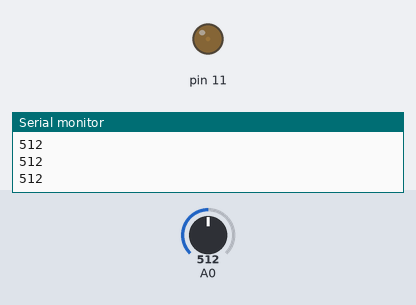
Simulated run of this sketch. Board: Arduino Uno, built with avr-gcc and run on an emulated ATmega328P. On the bench: output pins drawn as LEDs (lit = HIGH), the last lines printed to the serial monitor. The test bench sets the inputs (shaded band); at power-on: A0 = 512.

Above: at 1.2 s.
1.3 s: A0 set to 490
At 2.5 s:
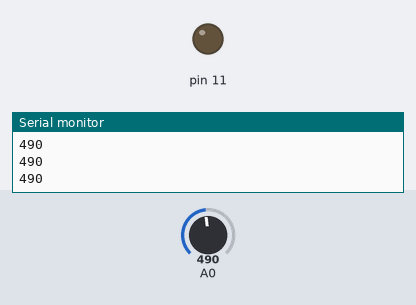
2.8 s: A0 set to 511
At 4.0 s:
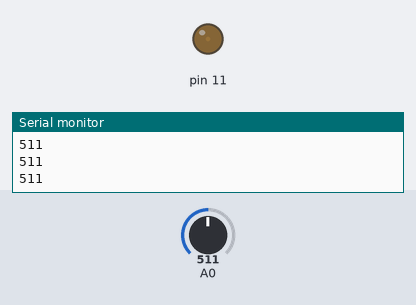
4.3 s: A0 set to 716
At 5.0 s:
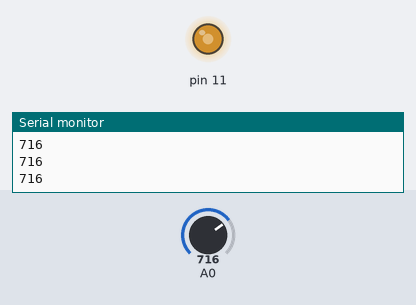
5.8 s: A0 set to 870
At 6.3 s:
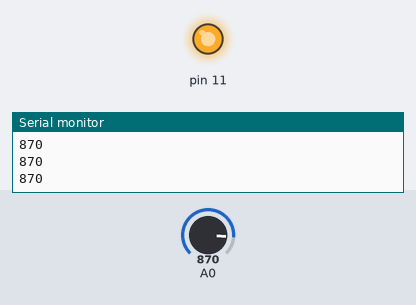
7.3 s: A0 set to 306
At 8.5 s:
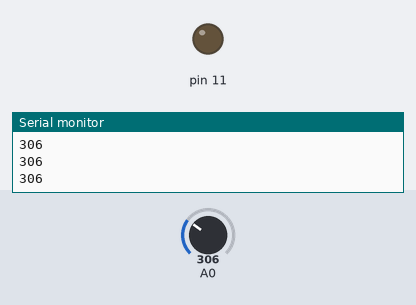
8.8 s: A0 set to 510
At 9.6 s:
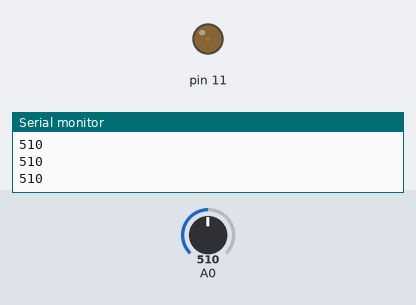
Timing chart, 0 to 11.3 s (numbered marks = the images above; inputs shaded):
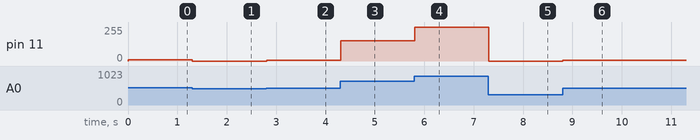

Measured:
- after the input at 1.3 s, pin 11: 8/255 → 0/255 at once
- after the input at 2.8 s, pin 11: 0/255 → 7/255 at once
- after the input at 4.3 s, pin 11: 7/255 → 153/255 at once
- after the input at 5.8 s, pin 11: 153/255 → 255/255 at once
- after the input at 7.3 s, pin 11: 255/255 → 0/255 at once
- after the input at 8.8 s, pin 11: 0/255 → 7/255 at once

The sketch:

____.ino
```cpp
// the setup function runs once when you press reset or power the board
int sensorRead=0;
int ledblink = 0;
void setup() {
  pinMode(A0, INPUT);
  pinMode(11, OUTPUT);
  Serial.begin(9600);
}

// the loop function runs over and over again forever
void loop() {
  int sensorRead = analogRead(A0);
  Serial.println(sensorRead);
 if(sensorRead<500) sensorRead=500;
 else if(sensorRead>860) sensorRead=860;
 int ledblink = map(sensorRead, 500, 860, 0, 255);
 analogWrite(11,ledblink );
 delay(1);
}
```
